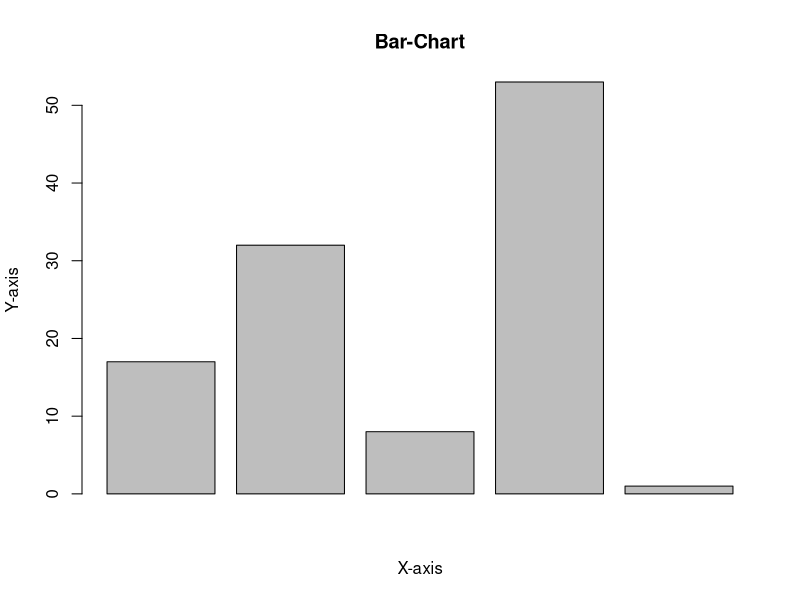

Generate this figure with R:

A <- c(17, 32, 8, 53, 1)

# Plot the bar chart
barplot(A, xlab = "X-axis", ylab = "Y-axis", main ="Bar-Chart")


